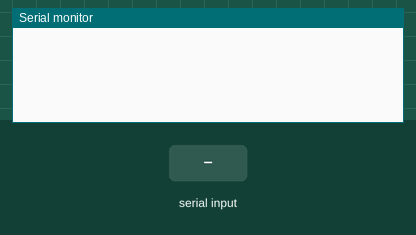
Simulated run of this sketch. Board: Arduino Uno, built with avr-gcc and run on an emulated ATmega328P. On the bench: the last lines printed to the serial monitor. Inputs (shaded band) come from the test bench. Storage starts empty.

Above: at 1.2 s.
1.3 s: "i" received over Serial
At 1.9 s:
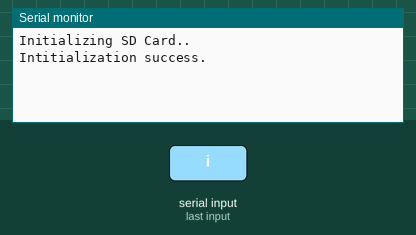
2.8 s: "I" received over Serial
At 3.3 s:
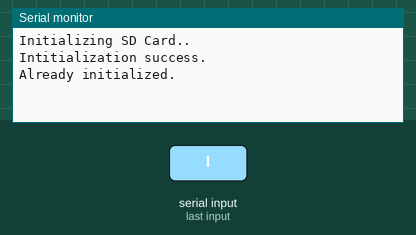
4.3 s: "n" received over Serial
At 5.3 s:
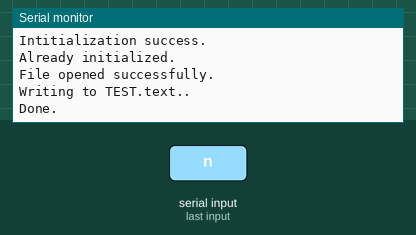
5.8 s: "1" received over Serial
At 6.8 s:
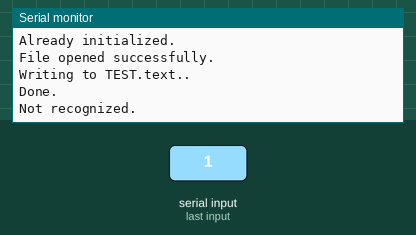

Measured:
- after the input at 1.3 s, the serial monitor: prints a new line at once (image 1)
- after the input at 2.8 s, the serial monitor: prints a new line at once (image 2)
- after the input at 4.3 s, the serial monitor: prints a new line at once (image 3)
- after the input at 5.8 s, the serial monitor: prints a new line at once (image 4)

The sketch:

SD_Write.ino
```cpp
//---------------------------------------------------//
//
//  Writing to SD Card.
//
//  Type "i" or "I" in the serial terminal to
//  initialize the card.
//
//  Type "n" or "N" to open and write to a file.
//
//  Author : Vishnu M Aiea
//  Web : www.vishnumaiea.in
//  IST 7:02 PM 28-02-2017, Tuesday
//
//----------------------------------------------------//

#include <SPI.h>
#include <SD.h>

byte inByte; //byte read from terminal
bool sdInitSuccess = false; //card init status
File myFile;

//------------------------------------------------------

void setup() {
  Serial.begin(9600);
  while (!Serial) {
    ; //wait for the serial port to connect.
  }
}

//------------------------------------------------------

void loop() {
  if (Serial.available() > 0) {
    inByte = Serial.read();

    if (inByte == 'i' || inByte == 'I')
    {
      if (sdInitSuccess) { //check if card is initialized already
        Serial.println("Already initialized.\n");
      }
      else if (!sdInitSuccess) { //if not already initialized
        Serial.println("Initializing SD Card..");

        if (!SD.begin(10)) { //using pin 10 (SS)
          Serial.println("Initialization failed!\n");
          sdInitSuccess = false; //failure
          return;
        }
        else {
          Serial.println("Intitialization success.\n");
          sdInitSuccess = true;
        }
      }
    }

    else if (inByte == 'n' || inByte == 'N') {
      if (sdInitSuccess) { //proceed only if card is initialized
        myFile = SD.open("TEST.txt", FILE_WRITE);

        if (myFile) {
          Serial.println("File opened successfully.");
          Serial.println("Writing to TEST.text..");
          myFile.println("Some Text");
          myFile.close(); //this writes to the card
          Serial.println("Done.\n");
        }
        else { //else show error
          Serial.println("Error opeing file.\n");
        }
      }
      else {
        Serial.println("SD Card not initialized.");
        Serial.println("Type \"i\" to initialize.\n");
      }
    }

    else {
      Serial.println("Not recognized."); //unknown cmd
      Serial.println();
    }
  }
}

//--------------------------------------------------------
```
